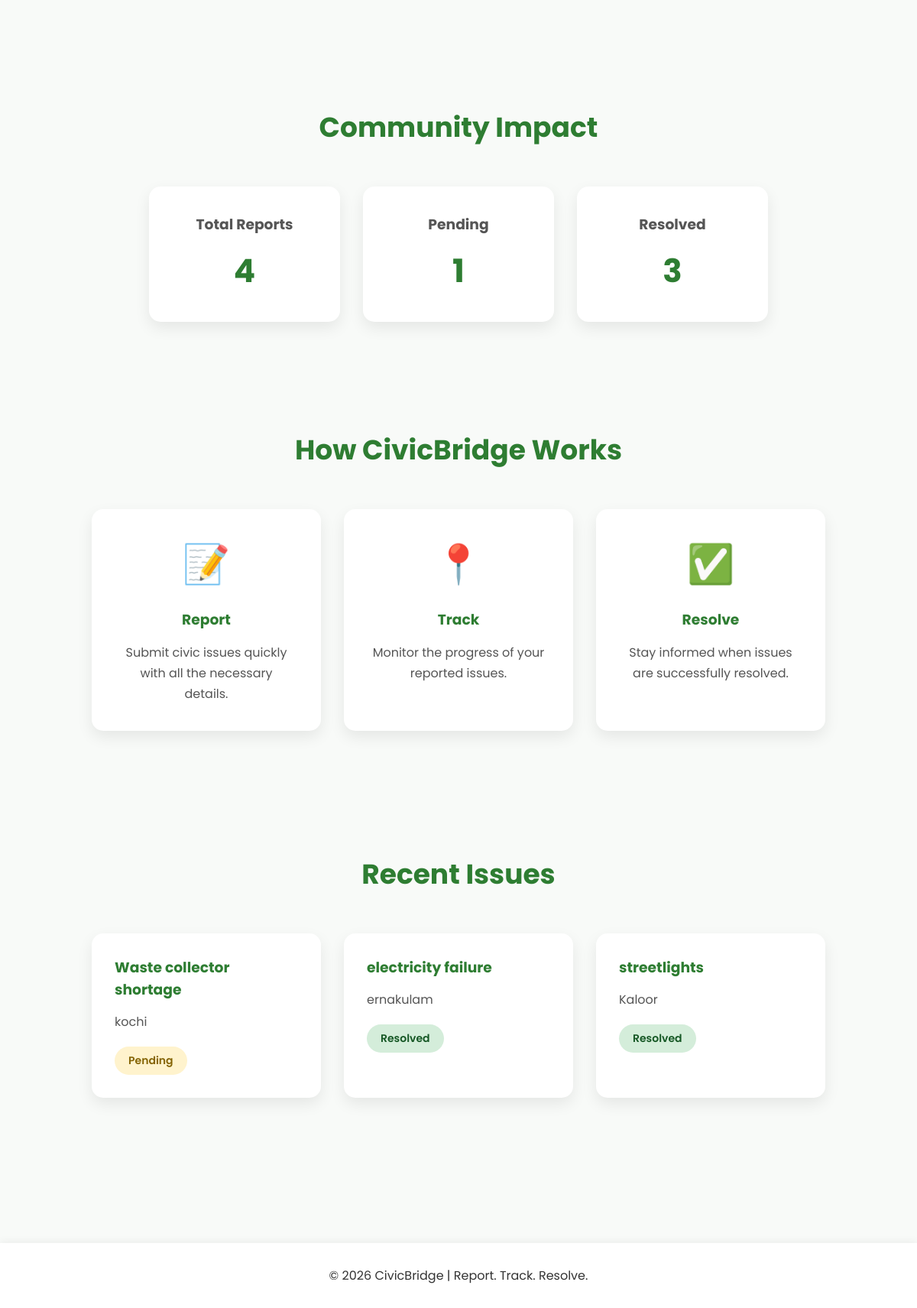
The app's page / (lower part), older data.
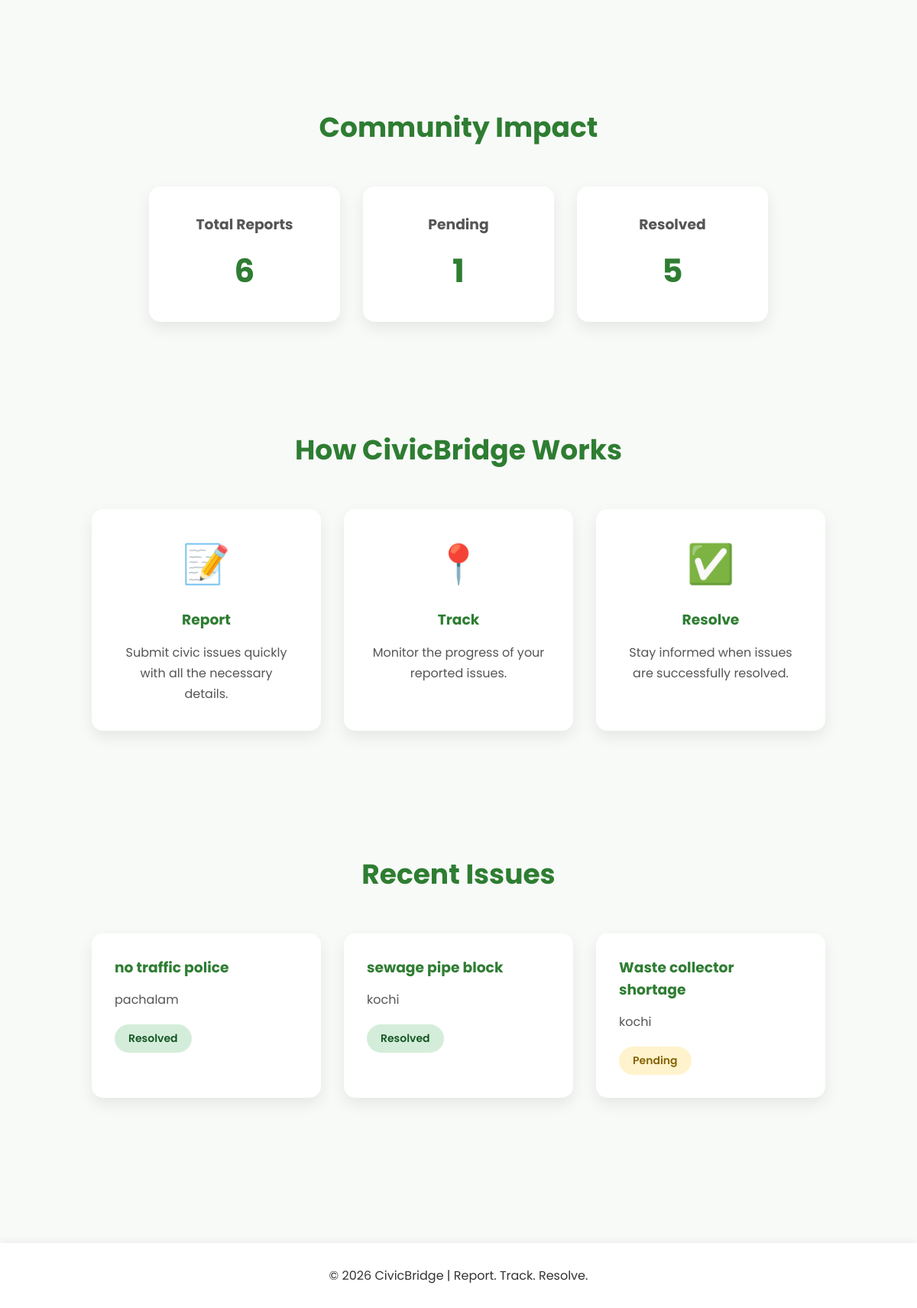
The same page, newer data.
### tables this page shows
CREATE TABLE reports (
    id INTEGER PRIMARY KEY AUTOINCREMENT,
    name TEXT,
    location TEXT,
    title TEXT,
    description TEXT
, status TEXT, username TEXT);

### app/app.py (the view)
@app.route("/")
def home():
    conn = sqlite3.connect("civicbridge.db")
    cursor = conn.cursor()
    cursor.execute("""
        SELECT *
        FROM reports
        ORDER BY id DESC
        LIMIT 3
    """)
    recent_reports = cursor.fetchall()
    cursor.execute("SELECT COUNT(*) FROM reports")
    total_reports = cursor.fetchone()[0]
    cursor.execute("SELECT COUNT(*) FROM reports WHERE status='Pending'")
    pending_reports = cursor.fetchone()[0]
    cursor.execute("SELECT COUNT(*) FROM reports WHERE status='Resolved'")
    resolved_reports = cursor.fetchone()[0]
    conn.close()
    return render_template(
        "index.html",
        recent_reports=recent_reports,
        total_reports=total_reports,
        pending_reports=pending_reports,
        resolved_reports=resolved_reports
    )

### app/templates/index.html (shortened to what this page needs)
{% extends "base.html" %}
{% block content %}
<section class="hero">
</section>
<section class="stats">
    <h2>Community Impact</h2>
    <div class="stats-container">
        <div class="stat-card">
            <h3>Total Reports</h3>
            <p>{{ total_reports }}</p>
        </div>
        <div class="stat-card">
            <h3>Pending</h3>
            <p>{{ pending_reports }}</p>
        </div>
        <div class="stat-card">
            <h3>Resolved</h3>
            <p>{{ resolved_reports }}</p>
        </div>
    </div>
</section>
<section class="how-it-works">
    <h2>How CivicBridge Works</h2>
    <div class="steps">
        <div class="step-card">
            <div class="step-icon">📝</div>
            <h3>Report</h3>
            <p>
                Submit civic issues quickly with all the necessary details.
            </p>
        </div>
        <div class="step-card">
            <div class="step-icon">📍</div>
            <h3>Track</h3>
            <p>
                Monitor the progress of your reported issues.
            </p>
        </div>
        <div class="step-card">
            <div class="step-icon">✅</div>
            <h3>Resolve</h3>
            <p>
                Stay informed when issues are successfully resolved.
            </p>
        </div>
    </div>
</section>
<section class="recent-issues">
    <h2>Recent Issues</h2>
    <div class="recent-container">
    {% if recent_reports %}
        {% for report in recent_reports %}
        <div class="recent-card">
            <h3>{{ report[3] }}</h3>
            <p>{{ report[2] }}</p>
            {% if report[5] == "Resolved" %}
                <span class="status resolved">
                    Resolved
                </span>
            {% else %}
                <span class="status pending">
                    Pending
                </span>
            {% endif %}
        </div>
        {% endfor %}
    {% else %}
        <p>No issues have been reported yet.</p>
    {% endif %}
</div>
{% endblock %}

Row changes from the older to the newer data that the page shows:
no longer on this page (row unchanged): reports: title "electricity failure", location "ernakulam", status "Resolved"
no longer on this page (row unchanged): reports: title "streetlights", location "Kaloor", status "Resolved"
added reports: title "no traffic police", location "pachalam", status "Resolved"
added reports: title "sewage pipe block", location "kochi", status "Resolved"
Text that changed along with them:
{{ total_reports }}: "4" → "6"
{{ resolved_reports }}: "3" → "5"
